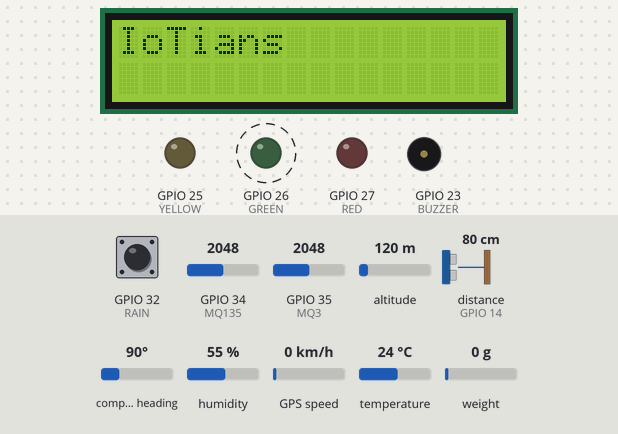
This sketch was run on a simulated ESP32. On the bench: 16×2 character LCD, output pins drawn as LEDs (lit = HIGH), buzzer (waves = sounding, pin HIGH). Wiring (inferred from the names in the program): ultrasonic range finder: trigger GPIO 12; echo GPIO 14. Dashed ring = blinking. The inputs (shaded band) are chosen by the test bench; at power-on: distance to the obstacle (sensor on GPIO 14) 80 cm, weight on the scale 0 g, temperature 24 °C, GPIO 32 (RAIN) HIGH, GPIO 34 (MQ135) = 2048, GPIO 35 (MQ3) = 2048, altitude 120 m, compass heading 90°, humidity 55 %, GPS speed 0 km/h. The echo pulse lasts 58.3 µs per cm; the GPS gets a fix after 3 s at 37.7749, -122.4194 with 8 satellites; pins used as bus, display or sensor lines are not drawn; what the sketch prints to the serial monitor is not drawn.

Above: at 4.2 s.
4.3 s: distance to the obstacle (sensor on GPIO 14) set to 12 cm
10.6 s: distance to the obstacle (sensor on GPIO 14) set to 9 cm
At 11.1 s:
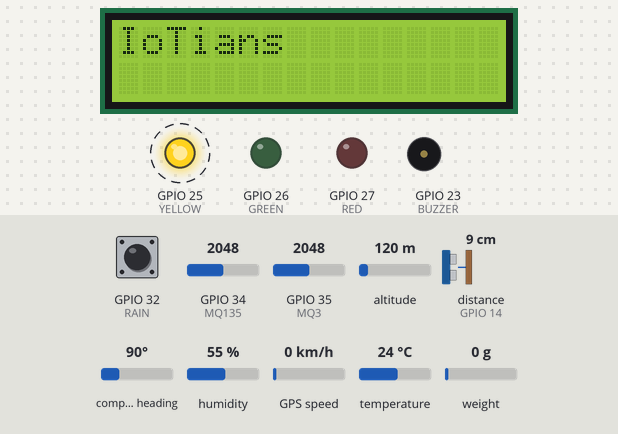
16.9 s: weight on the scale set to 2 g
At 19.2 s:
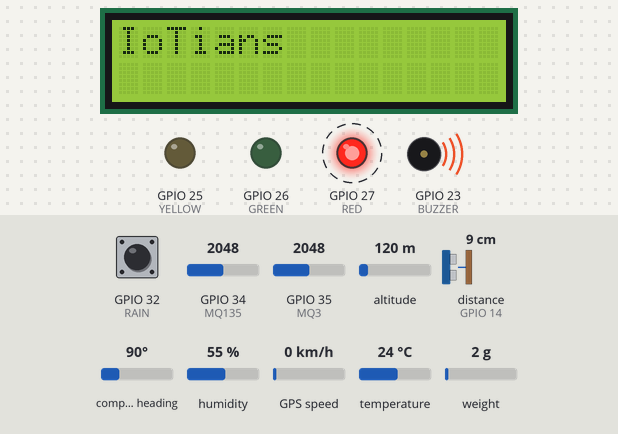
23.2 s: temperature set to 10.7 °C
24.9 s: temperature set to 9.1 °C
Timing chart, 0 to 33.5 s (numbered marks = the images above; inputs shaded):
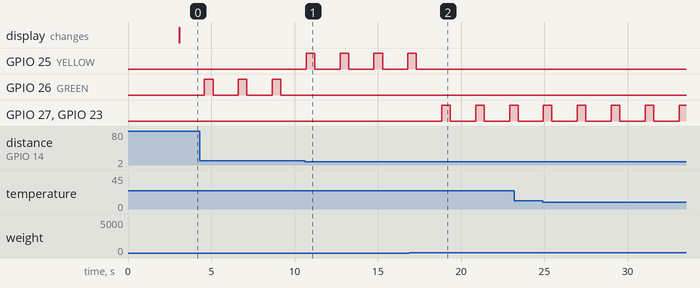

The sketch:

truck_system_standalone.ino
```cpp
#include <WiFi.h>
#include <Wire.h>
#include <LiquidCrystal_I2C.h>
#include "HX711.h"
#include <TinyGPS++.h>
#include <HardwareSerial.h>
#include <DHT.h>

// ===== WiFi =====
const char* ssid = "TruckSystem";
const char* password = "12345678";
WiFiServer server(80);

// ===== LCD =====
LiquidCrystal_I2C lcd(0x27, 16, 2);

// ===== Pins =====
#define MQ135 34
#define MQ3 35
#define RAIN 32
#define TRIG 12
#define ECHO 14
#define BUZZER 23
#define GREEN 26
#define YELLOW 25
#define RED 27

// ===== DHT =====
#define DHTPIN 4
#define DHTTYPE DHT22
DHT dht(DHTPIN, DHTTYPE);

// ===== HX711 =====
#define DT 13
#define SCK 15
HX711 scale;

// ===== GPS =====
TinyGPSPlus gps;
HardwareSerial gpsSerial(1);

// ===== LIMIT =====
float maxW = 1.0;
float smooth = 0;

// ===== DASHBOARD =====
void sendDashboard(WiFiClient client) {
  client.println("HTTP/1.1 200 OK");
  client.println("Content-Type: text/html; charset=utf-8");
  client.println("Connection: close");
  client.println();

  client.println("<!DOCTYPE html><html><head><meta charset='utf-8'><meta name='viewport' content='width=device-width, initial-scale=1'>");
  client.println("<style>");
  client.println("body{font-family:'Segoe UI',Arial,sans-serif;background:#0f172a;color:#f8fafc;text-align:center;padding:20px;}");
  client.println(".card{background:#1e293b;border-radius:12px;padding:24px;max-width:460px;margin:auto;box-shadow:0 10px 25px rgba(0,0,0,0.5);border:1px solid #334155;}");
  client.println("h1{color:#38bdf8;font-size:1.6rem;margin-top:0;}");
  client.println(".metric{display:flex;justify-content:space-between;border-bottom:1px solid #334155;padding:10px 0;font-size:0.95rem;}");
  client.println(".val{font-weight:bold;color:#facc15;}");
  client.println("#statusVal{font-size:1.2rem;font-weight:bold;padding:4px 12px;border-radius:6px;background:#334155;color:#34d399;}");
  client.println("</style></head><body>");
  client.println("<div class='card'>");
  client.println("<h1>🚛 Truck Dashboard</h1>");
  client.println("<h2>Status: <span id='statusVal'>NORMAL</span></h2>");
  client.println("<div class='metric'><span>Weight:</span><span class='val' id='weight'>-</span></div>");
  client.println("<div class='metric'><span>Temp:</span><span class='val' id='temp'>-</span></div>");
  client.println("<div class='metric'><span>Humidity:</span><span class='val' id='hum'>-</span></div>");
  client.println("<div class='metric'><span>Distance:</span><span class='val' id='dist'>-</span></div>");
  client.println("<div class='metric'><span>Gas:</span><span class='val' id='gas'>-</span></div>");
  client.println("<div class='metric'><span>Alcohol:</span><span class='val' id='alcohol'>-</span></div>");
  client.println("<div class='metric'><span>Rain:</span><span class='val' id='rain'>-</span></div>");
  client.println("<div class='metric'><span>Buzzer:</span><span class='val' id='buzzer'>-</span></div>");
  client.println("<div class='metric'><span>GPS:</span><span class='val' id='gps'>-</span></div>");
  client.println("</div>");

  client.println("<script>");
  client.println("function update(){fetch('/data').then(r=>r.json()).then(d=>{");
  client.println("document.getElementById('weight').innerText=d.weight;");
  client.println("document.getElementById('temp').innerText=d.temperature;");
  client.println("document.getElementById('hum').innerText=d.humidity;");
  client.println("document.getElementById('dist').innerText=d.distance;");
  client.println("document.getElementById('gas').innerText=d.gas;");
  client.println("document.getElementById('alcohol').innerText=d.alcohol;");
  client.println("document.getElementById('rain').innerText=d.rain;");
  client.println("document.getElementById('buzzer').innerText=d.buzzer;");
  client.println("document.getElementById('gps').innerText=d.lat+','+d.lng;");
  client.println("let st=document.getElementById('statusVal');st.innerText=d.status;");
  client.println("st.style.color=d.status==='OVERLOAD'?'#f87171':d.status==='TOO CLOSE'?'#fbbf24':'#34d399';");
  client.println("}).catch(e=>console.error(e));}");
  client.println("setInterval(update,1000);update();");
  client.println("</script></body></html>");
}

void setup() {
  Serial.begin(115200);

  WiFi.softAP(ssid, password);
  server.begin();

  Wire.begin(21,22);
  lcd.init();
  lcd.backlight();

  dht.begin();

  pinMode(RAIN, INPUT);
  pinMode(TRIG, OUTPUT);
  pinMode(ECHO, INPUT);

  pinMode(BUZZER, OUTPUT);
  pinMode(GREEN, OUTPUT);
  pinMode(YELLOW, OUTPUT);
  pinMode(RED, OUTPUT);

  scale.begin(DT, SCK);
  scale.set_scale();
  delay(2000);
  scale.tare();

  gpsSerial.begin(9600, SERIAL_8N1, 18, 19);

  lcd.print("IoTians");
}

void loop() {

  // RESET
  digitalWrite(GREEN, LOW);
  digitalWrite(YELLOW, LOW);
  digitalWrite(RED, LOW);
  digitalWrite(BUZZER, LOW);

  // WEIGHT
  float weight = scale.get_units(15);
  if (weight < 0) weight = 0;
  smooth = (smooth * 0.8) + (weight * 0.2);
  weight = smooth;

  // SENSORS
  float temp = dht.readTemperature();
  float humidity = dht.readHumidity();
  int gas = analogRead(MQ135);
  int alcohol = analogRead(MQ3);
  bool rainDetected = (digitalRead(RAIN) == 0);

  // DISTANCE
  digitalWrite(TRIG, LOW);
  delayMicroseconds(5);
  digitalWrite(TRIG, HIGH);
  delayMicroseconds(10);
  digitalWrite(TRIG, LOW);

  long duration = pulseIn(ECHO, HIGH, 30000);
  float dist = (duration == 0) ? -1 : duration * 0.034 / 2;

  // GPS
  while (gpsSerial.available()) {
    gps.encode(gpsSerial.read());
  }

  float lat = gps.location.isValid() ? gps.location.lat() : 0;
  float lng = gps.location.isValid() ? gps.location.lng() : 0;

  // FLAGS
  bool beef = gas > 2000;
  bool alcoholFlag = alcohol > 2000;
  bool buzzerState = false;

  String status = "NORMAL";

  // LOGIC
  if (weight > maxW) {
    status = "OVERLOAD";
    digitalWrite(RED, HIGH);
    digitalWrite(BUZZER, HIGH);
    buzzerState = true;
  }
  else if (dist > 0 && dist < 10) {
    status = "TOO CLOSE";
    digitalWrite(YELLOW, HIGH);
  }
  else {
    digitalWrite(GREEN, HIGH);
  }

  // JSON
  String json = "{";
  json += "\"weight\":" + String(weight) + ",";
  json += "\"temperature\":" + String(temp) + ",";
  json += "\"humidity\":" + String(humidity) + ",";
  json += "\"gas\":" + String(gas) + ",";
  json += "\"alcohol\":" + String(alcohol) + ",";
  json += "\"beef\":" + String(beef ? "true":"false") + ",";
  json += "\"alcohol_detected\":" + String(alcoholFlag ? "true":"false") + ",";
  json += "\"rain\":" + String(rainDetected ? "true":"false") + ",";
  json += "\"buzzer\":" + String(buzzerState ? "true":"false") + ",";
  json += "\"distance\":" + String(dist) + ",";
  json += "\"lat\":" + String(lat,6) + ",";
  json += "\"lng\":" + String(lng,6) + ",";
  json += "\"status\":\"" + status + "\"";
  json += "}";

  Serial.println(json);

  // WIFI SERVER
  WiFiClient client = server.available();

  if (client) {
    String req = client.readStringUntil('\r');
    client.flush();

    if (req.indexOf("/data") != -1) {
      client.println("HTTP/1.1 200 OK");
      client.println("Content-Type: application/json; charset=utf-8");
      client.println("Access-Control-Allow-Origin: *");
      client.println("Connection: close");
      client.println();
      client.println(json);
    } else {
      sendDashboard(client);
    }

    client.stop();
  }

  delay(500);
}
```

Measured:
- the behaviour switches between 11 and 10 cm on distance to the obstacle (sensor on GPIO 14) (found by bisection; images 0 and 1)
- the behaviour switches between 0 and 1 g on weight on the scale (found by bisection; images 1 and 2)
- after the input at 10.6 s, GPIO 25 (YELLOW): alternates HIGH for 0.51 s and LOW for 1.5 s, starting after 0.10 s; GPIO 26 (GREEN): stops changing and stays LOW
- after the input at 16.9 s, GPIO 25 (YELLOW): goes on until 17.3 s, then stays LOW; GPIO 27 (RED), GPIO 23 (BUZZER): alternates HIGH for 0.51 s and LOW for 1.5 s, starting after 1.9 s
- by itself, GPIO 26 (GREEN): alternates HIGH for 0.51 s and LOW for 1.5 s
